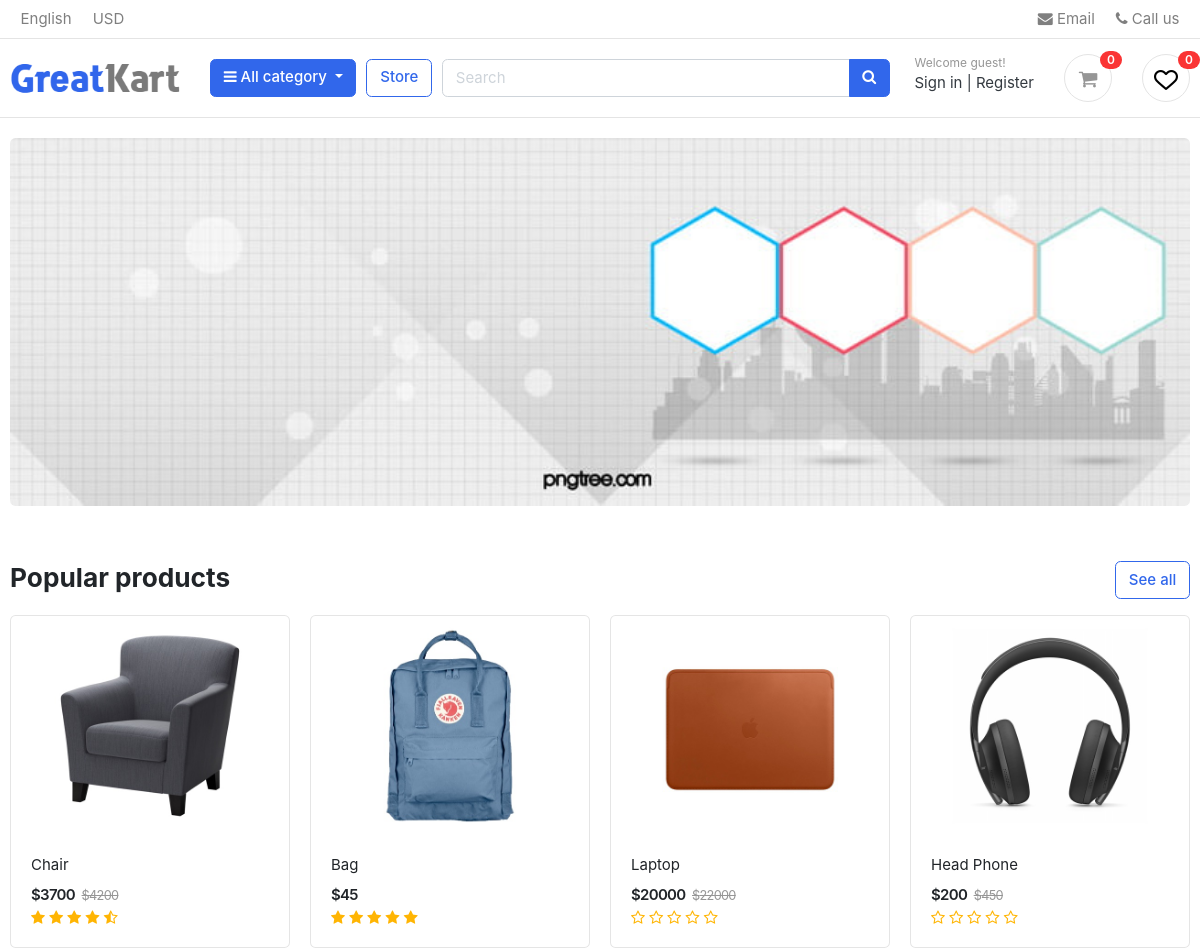
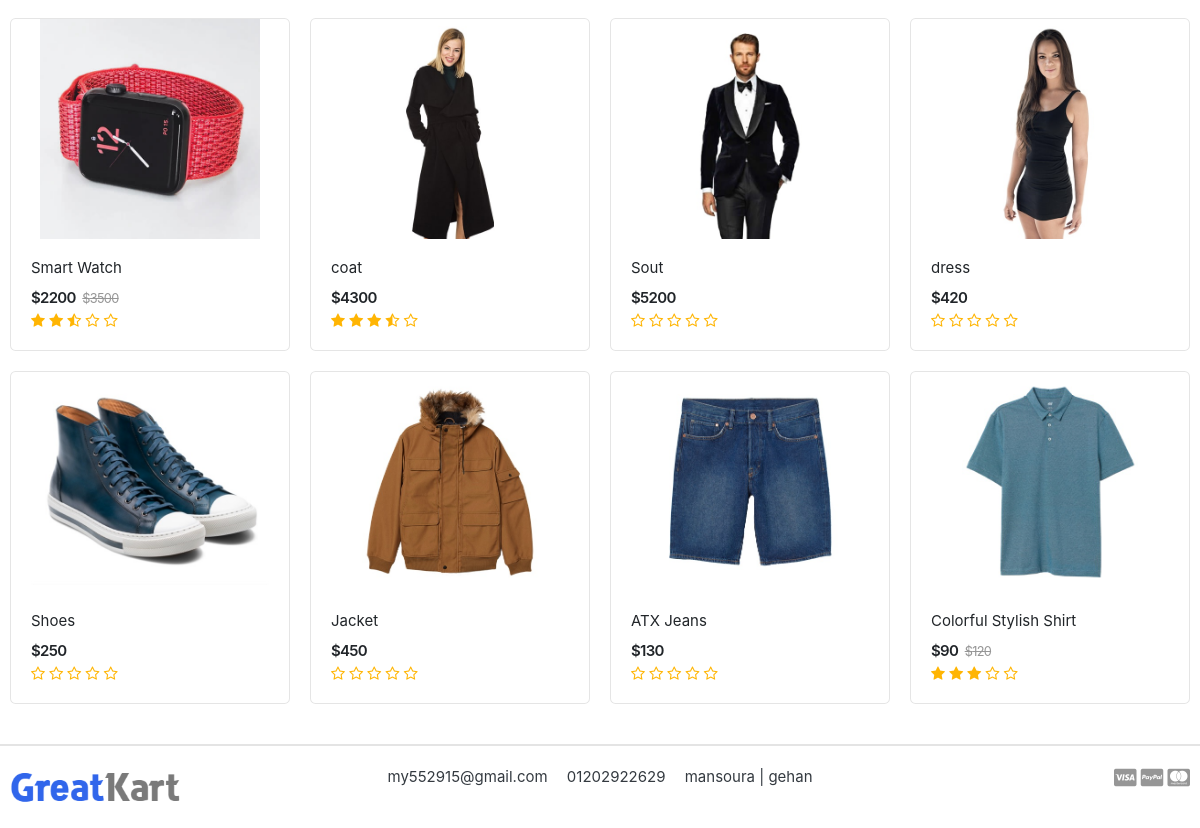
The page / on the database its author committed (2 pictures, top to bottom).
### settings/models.py (models this page shows, shortened)
class Settings(models.Model):
    site_name = models.CharField( max_length=50)
    logo = models.ImageField( upload_to='setting/')
    phone = models.CharField( max_length=30)
    email = models.EmailField( max_length=254)
    description = models.TextField(max_length=1000)
    fb_link = models.URLField( max_length=200)
    twitter_link = models.URLField( max_length=200)
    instagram_link = models.URLField( max_length=200)
    address = models.CharField( max_length=50)

### store/models.py (models this page shows, shortened)
class Product(models.Model):
    name = models.CharField( max_length=50 , unique=True)
    slug = models.SlugField(max_length=50 , unique=True)
    description = models.TextField( max_length=2000 , blank=True)
    image = models.ImageField( upload_to='product_img')
    price = models.IntegerField()
    discount = models.IntegerField(default=0)
    stock = models.IntegerField()
    is_available = models.BooleanField(default=True)
    category = models.ForeignKey("category.Category", verbose_name=("category product"), on_delete=models.CASCADE)
    created_at = models.DateTimeField(auto_now_add=True)
    modified_date = models.DateField( auto_now=True)
    def get_absolute_url(self):
        return reverse("store:product_detail", args=[self.category.slug ,self.slug])
    def avr_review(self):
        reviews = ReviewRating.objects.filter(product=self , status=True).aggregate(average=Avg('rating'))
        avg =0
        if reviews['average'] is not None:
            avg = float(reviews['average'])
        return avg
    def __str__(self):
        return self.name

### settings/views.py (the view)
# urls.py: 2. Add a URL to urlpatterns:  path('', views.home, name='home')
def home(request,):
    products = Product.objects.all().filter(is_available=True).order_by('-created_at')[:12]
    image = HomeImage.objects.all()
    for product in products:
        reviews = ReviewRating.objects.filter(product_id=product.id , status=True)
    return render(request, 'settings/home.html',{
        'products' : products,
        'image':image,
        'reviews':reviews,
    })

### carts/context_processors.py (called while the page is built)
def counter(request):
    cart_count = 0
    if 'admin' in request.path:
        return{}
    else :
        try :
            cart = Cart.objects.filter(cart_id=_cart_id(request))
            if request.user.is_authenticated:
                cart_items = CartItem.objects.all().filter(user=request.user)
            else :
                cart_items = CartItem.objects.all().filter(cart=cart[:1])
            for cart_item in cart_items:
                cart_count+=cart_item.quantity
        except Cart.DoesNotExist:
            cart_count=0
    return dict(cart_count=cart_count)

### carts/views.py (called while the page is built)
def _cart_id(request):
    cart = request.session.session_key
    if not cart:
        cart = request.session.create()
    return cart

### category/context_processor.py (called while the page is built)
def menu_links(request):
    links = Category.objects.all()[:10]
    return dict(links=links)

### category/models.py (called while the page is built)
    def get_url(self):
        return reverse('store:product_by_category',args=[self.slug])

    def __str__(self):
        return str(self.name)

### settings/templates/settings/home.html
{% extends 'base.html' %}
{% load static %}
{% block body %}
<section class="section-intro padding-y-sm">
	<div class="container">
		<div class="intro-banner-wrap">
			<img src="{% static 'images/banners/test.jpg'%}" width="100%" class="img-fluid rounded">
		</div>
	</div>
</section>
<section class="section-name padding-y-sm">
	<div class="container">
		<header class="section-heading">
			<a href="{%url 'store:store'%}" class="btn btn-outline-primary float-right">See all</a>
			<h3 class="section-title">Popular products</h3>
		</header>
		<div class="row">
			{% for product in products %}
			<div class="col-md-3">
				<div class="card card-product-grid">
					<a href="{{product.get_absolute_url}}" class="img-wrap"> <img src="{{product.image.url}}"> </a>
					<figcaption class="info-wrap">
						<a href="{{product.get_absolute_url}}" class="title">{{product}}</a>
						<div class="price-wrap mt-2">
							{% if product.discount <= 0 %}
							<span class="price">${{product.price}}</span>
							{% else %}
							<span class="price">${{product.discount}}</span>
							<del class="price-old">${{product.price}}</del>
							{% endif %}
						</div>
						<div class="rating-star">
							<span>
								<i class="fa fa-star{% if product.avr_review < 0.5%}-o{% elif product.avr_review >= 0.5 and product.avr_review < 1%}-half-o{%endif%}"
									aria-hidden="true"></i>
								<i class="fa fa-star{% if product.avr_review < 1.5%}-o{% elif product.avr_review >= 1.5 and product.avr_review < 2%}-half-o{%endif%}"
									aria-hidden="true"></i>
								<i class="fa fa-star{% if product.avr_review < 2.5%}-o{% elif product.avr_review >= 2.5 and product.avr_review < 3%}-half-o{%endif%}"
									aria-hidden="true"></i>
								<i class="fa fa-star{% if product.avr_review < 3.5%}-o{% elif product.avr_review >= 3.5 and product.avr_review < 4%}-half-o{%endif%}"
									aria-hidden="true"></i>
								<i class="fa fa-star{% if product.avr_review < 4.5%}-o{% elif product.avr_review >= 4.5 and product.avr_review < 5%}-half-o{%endif%}"
									aria-hidden="true"></i>
							</span>
						</div>
					</figcaption>
				</div>
			</div>
			{% endfor %}
		</div>
	</div>
</section>
{% endblock body %}

### templates/base.html (shortened to what this page needs)
{% load static %}
<!DOCTYPE HTML>
<html lang="en">
<head>
    <link href="{% static 'css/bootstrap.css'%}" rel="stylesheet" type="text/css" />
    <link href="{% static 'fonts/fontawesome/css/all.min.css'%}" type="text/css" rel="stylesheet">
    <link href="{% static 'css/ui.css'%}" rel="stylesheet" type="text/css" />
    <link href="{% static 'css/responsive.css'%}" rel="stylesheet" media="only screen and (max-width: 1200px)" />
    <link href="{% static 'css/custum.css'%}" rel="stylesheet" type="text/css" />
    <link rel="stylesheet" href="https://cdnjs.cloudflare.com/ajax/libs/font-awesome/4.7.0/css/font-awesome.min.css">
</head>
<body>
    <header class="section-header">
        <nav class="navbar p-md-0 navbar-expand-sm navbar-light border-bottom">
            <div class="container">
                <div class="collapse navbar-collapse" id="navbarTop4">
                    <ul class="navbar-nav mr-auto">
                        <li class="nav-item dropdown">
                            <a href="#" class="nav-link"> English </a>
                        </li>
                        <li class="nav-item dropdown">
                            <a href="#" class="nav-link"> USD </a>
                        </li>
                    </ul>
                    <ul class="navbar-nav">
                        <li><a href="#" class="nav-link"> <i class="fa fa-envelope"></i> Email </a></li>
                        <li><a href="#" class="nav-link"> <i class="fa fa-phone"></i> Call us </a></li>
                    </ul>
                </div>
            </div>
        </nav>
        <section class="header-main border-bottom">
            <div class="container">
                <div class="row align-items-center">
                    <div class="col-lg-2 col-md-3 col-6">
                        <a href="/" class="brand-wrap">
                            <img class="logo" src="{{myfooter.logo.url}}">
                        </a>
                    </div>
                    <div class="col-lg col-sm col-md col-6 flex-grow-0">
                        <div class="category-wrap dropdown d-inline-block float-right">
                            <button type="button" class="btn btn-primary dropdown-toggle" data-toggle="dropdown">
                                <i class="fa fa-bars"></i> All category
                            </button>
                        </div>
                    </div>
                    <a href="{%url 'store:store'%}" method="GET" class="btn btn-outline-primary">Store</a>
                    <div class="col-lg  col-md-6 col-sm-12 col">
                        <form action="{% url 'store:search' %}" class="search">
                            <div class="input-group w-100">
                                <input type="text" class="form-control" style="width:60%;" placeholder="Search"
                                    name="q">
                                <div class="input-group-append">
                                    <button class="btn btn-primary" type="submit">
                                        <i class="fa fa-search"></i>
                                    </button>
                                </div>
                            </div>
                        </form>
                    </div>
                    <div class="col-lg-3 col-sm-6 col-8 order-2 order-lg-3">
                        <div class="d-flex justify-content-end mb-3 mb-lg-0">
                            <div class="widget-header">
                                <small class="title text-muted">Welcome guest!</small>
                                <div>
                                    {% if user.is_authenticated %}
                                    <a href="{% url 'accounts:profile'%}">Profile</a> <span class="dark-transp"> |
                                    </span>
                                    <a href="{% url 'logout'%}"> Logout</a>
                                    {% else %}
                                    <a href="{% url 'login'%}">Sign in</a> <span class="dark-transp"> | </span>
                                    <a href="{% url 'accounts:signup'%}"> Register</a>
                                    {% endif %}
                                </div>
                            </div>
                            <a href="{% url 'carts:cart'%}" class="widget-header pl-3 ml-3">
                                <div class="icon icon-sm rounded-circle border"><i class="fa fa-shopping-cart"></i>
                                </div>
                                <span class="badge badge-pill badge-danger notify">{{cart_count}}</span>
                            </a>
                            <a href="" class="widget-header pl-3 ml-3">
                                <div class="icon icon-sm rounded-circle border"><img src="{% static 'images/icons/heart.png'%}" />
                                </div>
                                <span class="badge badge-pill badge-danger notify">{{cart_count}}</span>
                            </a>
                        </div>
                    </div>
                </div>
            </div>
        </section>
    </header>
    {% block body %}
    {% endblock body %}
    <footer class="section-footer border-top">
        <div class="container">
            <section class="footer-bottom border-top row">
                <div class="col-lg-2 col-md-3 col-6">
                    <a href="/" class="brand-wrap">
                        <img class="logo" src="{{myfooter.logo.url}}">
                    </a>
                </div>
                <div class="col-md-8 text-md-center">
                    <span class="px-2">{{myfooter.email}}</span>
                    <span class="px-2">{{myfooter.phone}}</span>
                    <span class="px-2">{{myfooter.address}}</span>
                </div>
                <div class="col-md-2 text-md-right text-muted">
                    <i class="fab fa-lg fa-cc-visa"></i>
                    <i class="fab fa-lg fa-cc-paypal"></i>
                    <i class="fab fa-lg fa-cc-mastercard"></i>
                </div>
            </section>
        </div>
    </footer>
</body>
</html>

### static/css/ui.css (style rules this page uses)
html { font-family: "Inter", sans-serif; font-size: 15px; }
.img-wrap { text-align: center; display: block; }
.img-wrap img { max-width: 100%; }
.price-wrap { letter-spacing: -0.7px; }
.icon-xs, .icon-sm, .icon-md, .icon-lg { display: inline-block; text-align: center; flex-shrink: 0; flex-grow: 0; }
.icon-sm { width: 48px; height: 48px; line-height: 48px !important; font-size: 20px; }
.padding-y-sm { padding-top: 20px; padding-bottom: 20px; }
.section-heading { margin-bottom: 20px; margin-top: 15px; }
.section-title { color: #212529; }
.header-main { position: relative; padding-top: 1rem; padding-bottom: 1rem; }
.brand-wrap .logo, .navbar-brand .logo { margin-right: 7px; max-height: 42px; display: inline-block; }
.widget-header { display: inline-block; vertical-align: middle; position: relative; }
.widget-header a { color: #343a40; }
.widget-header i { color: #969696; }
.widget-header .title { display: block; }
.widget-header .notify { position: absolute; top: -3px; right: -10px; }
.footer-bottom { padding-top: 20px; padding-bottom: 20px; }
[class*=card-product] a.title { color: #212529; display: block; }
[class*=card-product] .img-wrap { overflow: hidden; position: relative; }
[class*=card-product] .img-wrap img { height: 100%; max-width: 100%; width: auto; display: inline-block; -o-object-fit: cover; object-fit: cover; }
.card-product-grid { margin-bottom: 20px; }
.card-product-grid .img-wrap { border-radius: 0.2rem 0.2rem 0 0; height: 220px; }
.card-product-grid .info-wrap { overflow: hidden; padding: 18px 20px; }
.card .img-wrap { overflow: hidden; }
.notify { position: absolute; top: -4px; right: -10px; display: inline-block; padding: 0.25em 0.6em; font-size: 12px; line-height: 1; text-align: center; border-radius: 3rem; color: #fff; background-color: #fa3434; }
.price { font-weight: 600; color: #212529; }
.price-old { color: #969696; margin-left: 3px; font-size: 85%; }

### static/css/custum.css (style rules this page uses)
.rating-star i { color: #ffb503 !important; }

### rows shown on the page
Settings: logo (picture), email "my552915@gmail.com", phone "01202922629", address "mansoura | gehan"
Product: image (picture), name "Chair", discount "3700", price "4200"
Product: image (picture), name "Bag", price "45"
Product: image (picture), name "Laptop", discount "20000", price "22000"
Product: image (picture), name "Head Phone", discount "200", price "450"
Product: image (picture), name "Smart Watch", discount "2200", price "3500"
Product: image (picture), name "coat", price "4300"
Product: image (picture), name "Sout", price "5200"
Product: image (picture), name "dress", price "420"
Product: image (picture), name "Shoes", price "250"
Product: image (picture), name "Jacket", price "450"
Product: image (picture), name "ATX Jeans", price "130"
Product: image (picture), name "Colorful Stylish Shirt", discount "90", price "120"

### other values the page prints
{{ cart_count }} "0"
